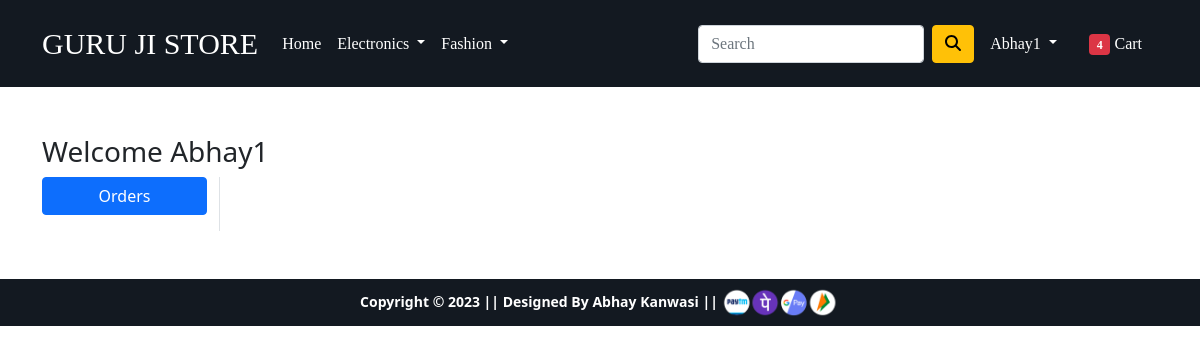
/orders/ (signed in), run on an earlier commit of the app's database.
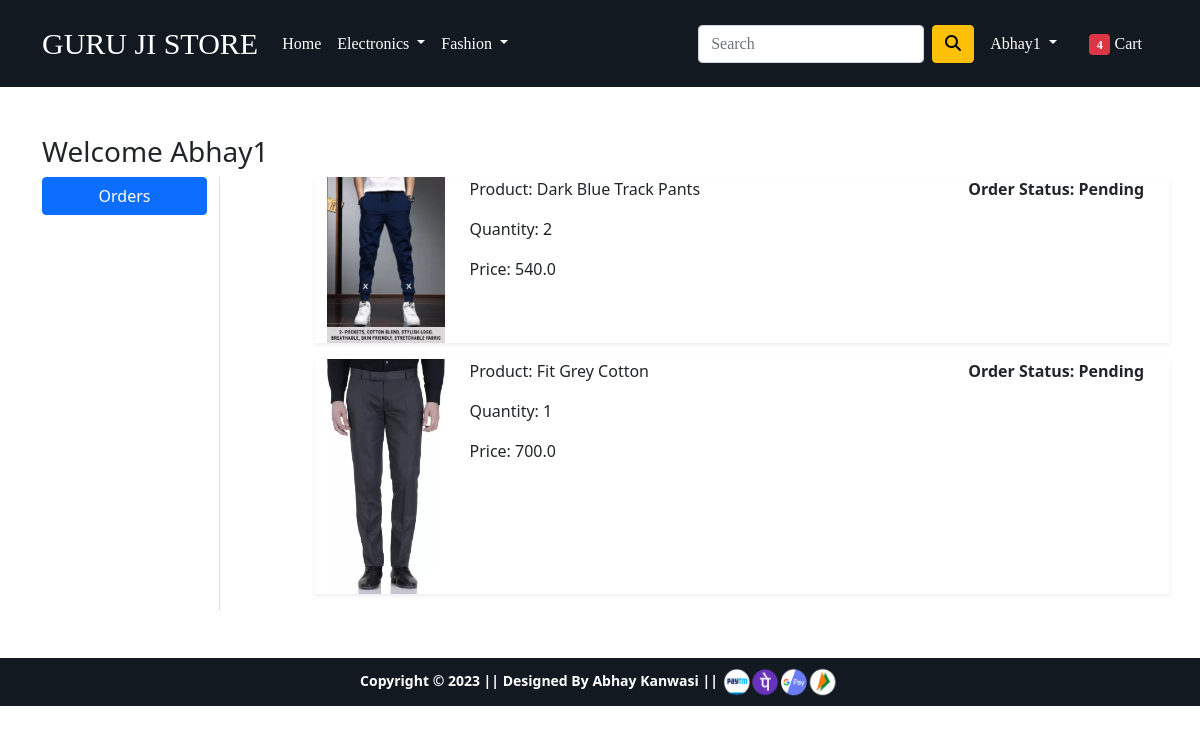
And on a later commit of the database.
### app/models.py (models this page shows, shortened)
class OrderedPlaced(models.Model):
    user = models.ForeignKey(User, on_delete=models.CASCADE)
    customer = models.ForeignKey(Customer, on_delete=models.CASCADE)
    product = models.ForeignKey(Product, on_delete=models.CASCADE)
    quantity = models.PositiveIntegerField(default=1)
    ordered_date = models.DateTimeField(auto_now_add=True)
    status = models.CharField(max_length=50, choices=STATUS_CHOICES, default='Pending')
    @property
    def total_cost(self):
        return self.quantity * self.product.discount_price

class Product(models.Model):
    title = models.CharField(max_length=100)
    selling_price = models.FloatField()
    discount_price = models.FloatField()
    description = models.TextField()
    brand = models.CharField(max_length=100)
    category = models.CharField(choices=CATEGORY_CHOICES, max_length=2)
    product_image = models.ImageField(upload_to='prouductimg')

### app/views.py (the view)
# urls.py: path('orders/', views.orders, name='orders'),
@login_required
def orders(request):
  op = OrderedPlaced.objects.filter(user=request.user)
  return render(request, 'app/orders.html', {'order_placed' : op})

### app/templates/app/orders.html (shortened to what this page needs)
{% extends 'app/base.html' %}
{% load static %}
{% block main-content %}
<div class="container my-5">
    <div class="row">
        <h3>Welcome {{request.user | capfirst}}</h3>
        <div class="col-sm-2 border-end">
        <ul class="list-unstyled">
        <li class="d-grid"><a href="{% url 'orders' %}" class="btn btn-primary">Orders</a></li>
        </ul>
    </div>
    <div class="col-sm-9 offset-sm-1">
    {% for op in order_placed %}
    <div class="row shadow-sm mb-3">
        <div class="col-sm-2">
            <img src="{{op.product.product_image.url}}" alt="" srcset="" class="img-fluid" height="150" width = "150">
        </div>
        <div class="col-sm-7">
            <p>Product: {{op.product.title}}</p>
            <p>Quantity: {{op.quantity}}</p>
            <p>Price: {{op.total_cost}}</p>
        </div>
        <div class="col-sm-3 fw-bold">
            <p>Order Status: {{op.status}}</p>
        </div>
        </div>
    {% endfor %}
    </div>
    </div>
</div>
{% endblock main-content %}

### app/templates/app/base.html (shortened to what this page needs)
<!doctype html>
{% load static %}
<html lang="en">
  <head>
    <link href="https://cdn.jsdelivr.net/npm/bootstrap@5.0.0-beta1/dist/css/bootstrap.min.css" rel="stylesheet">
    <link rel="stylesheet" href="{% static 'app/css/owl.carousel.min.css' %}">
    <link rel="stylesheet" href="{% static 'app/css/all.min.css' %}">
    <link rel="stylesheet" href="{% static 'app/css/style.css' %}">
  </head>
  <body>
    <nav class="navbar navbar-expand-lg navbar-dark p-3" style = "background:#131921; font-family: Serif;">
     <div class="container">
       <a class="navbar-brand" href="/" style="text-transform: uppercase; font-family: Serif; font-size: 30px;">Guru Ji Store</a>
       <div class="collapse navbar-collapse" id="navbarSupportedContent">
         <ul class="navbar-nav me-auto mb-2 mb-lg-0">
           <li class="nav-item">
             <a class="nav-link active" aria-current="page" href="/">Home</a>
           </li>
           <li class="nav-item dropdown">
             <a class="nav-link dropdown-toggle text-white" href="#" id="electronicsDropdown" role="button" data-bs-toggle="dropdown" aria-expanded="false">
               Electronics
             </a>
           </li>
           <li class="nav-item dropdown">
             <a class="nav-link dropdown-toggle text-white" href="#" id="fashionDropdown" role="button" data-bs-toggle="dropdown" aria-expanded="false">
               Fashion
             </a>
           </li>
         </ul>
         <form class="d-flex">
           <input class="form-control me-2" type="search" placeholder="Search" aria-label="Search">
           <button class="btn btn-warning" type="submit"><i class="fa fa-search"></i></button>
         </form>
         <div>
          <ul class="navbar-nav me-auto mb-2 mb-lg-0">
          {% if request.user.is_authenticated %}
           <li class="nav-item dropdown mx-2">
              <a class="nav-link dropdown-toggle text-white" href="#" id="profileDropdown" role="button" data-bs-toggle="dropdown" aria-expanded="false">
                {{request.user.username|capfirst}}
              </a>
            </li>
            <li class="nav-item mx-2">
             <a href="{% url 'showcart' %}" class="nav-link text-white"><span class="badge bg-danger">4</span> Cart </a>
            </li>
          {% endif %}
          </ul>
         </div>
       </div>
     </div>
    </nav>
    {% block main-content %} {% endblock main-content %}
    <footer class="container-fluid text-center p-2 mt-5" style = "background:#131921; mt-auto;">
        <small class="text-white"><strong>Copyright &copy; 2023 || Designed By Abhay Kanwasi || </strong></small>
        <img src="{% static 'app/images/payment.png' %}" alt="" srcset="" class="img-fluid" height="1px" width="10%">
    </footer>
  </body>
</html>

What changed in the data, as far as the page shows it:
added OrderedPlaced: product.product_image (picture), product "Dark Blue Track Pants", quantity "2", total_cost "540.0", status "Pending"
added OrderedPlaced: product.product_image (picture), product "Fit Grey Cotton", quantity "1", total_cost "700.0", status "Pending"
